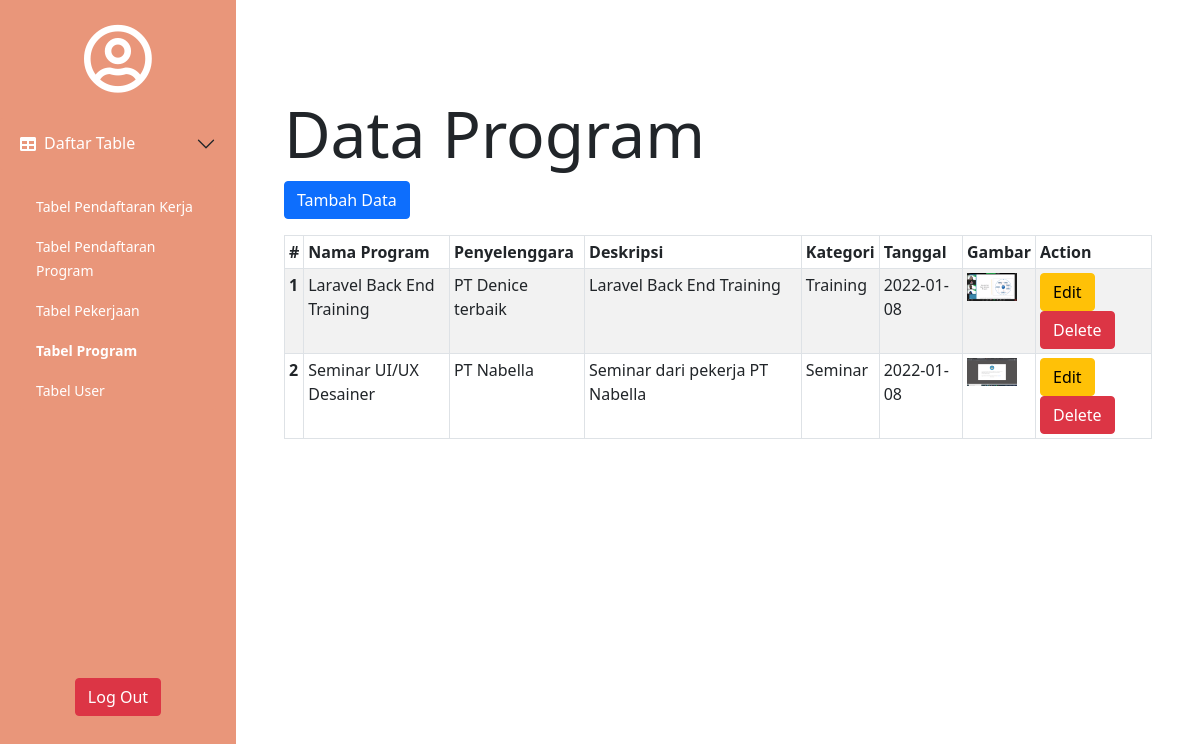
Screenshot of /admin/program.php with the database file from the repository.
### tables this page shows
CREATE TABLE `program` (
  `id` int(12) NOT NULL,
  `nama` varchar(255) DEFAULT NULL,
  `penyelenggara` varchar(255) DEFAULT NULL,
  `deskripsi` text DEFAULT NULL,
  `kategori` varchar(255) DEFAULT NULL,
  `tanggal` date DEFAULT NULL,
  `harga` int(20) DEFAULT NULL,
  `gambar` varchar(255) DEFAULT NULL
);

### admin/program.php (the view, shortened to what this page needs)
<?php
include 'admin_config.php';
$i = 1;
$sql = "SELECT * FROM program";
$select = mysqli_query($conn,$sql);
?>
<!doctype html>
	<html lang="en">
	<head>
		<link href="https://cdn.jsdelivr.net/npm/bootstrap@5.0.2/dist/css/bootstrap.min.css" rel="stylesheet">
		<link rel="stylesheet" href="https://use.fontawesome.com/releases/v5.7.0/css/all.css">
	</head>
	<body>
		<div class="d-flex">
			<div id="sidebar">
				<div class="text-center p-4">
					<i class="far fa-user-circle" style="font-size: 70px;"></i>
				</div>
				<div style="min-height: 70vh;">
					<div class="accordion-item" style="background-color: darksalmon; border: 0;">
						<h2 class="accordion-header" id="headingTwo">
							<button class="accordion-button collapsed" type="button" data-bs-toggle="collapse" data-bs-target="#collapseTwo" aria-expanded="false" aria-controls="collapseTwo" style="background-color: darksalmon; color:white;">
								<i class="fas fa-table pe-2"></i> Daftar Table
							</button>
						</h2>
						<div id="collapseTwo" class="accordion-collapse collapse show" aria-labelledby="headingTwo" data-bs-parent="#accordionExample">
							<div class="accordion-body" >
								<ul class="list-group">
									<li class="list-group-item"><a href="home.php" class="tabel">Tabel Pendaftaran Kerja</a></li>
									<li class="list-group-item"><a href="daftar_program.php" class="tabel">Tabel Pendaftaran Program</a></li>
									<li class="list-group-item"><a href="pekerjaan.php" class="tabel">Tabel Pekerjaan</a></li>
									<li class="list-group-item"><a href="program.php" class="tabel fw-bold">Tabel Program</a></li>
									<li class="list-group-item"><a href="user.php" class="tabel">Tabel User</a></li>
								</ul>
							</div>
						</div>
					</div>
				</div>
				<div class="text-center">
					<a href="../config.php?logout=yes" class="btn btn-danger">Log Out</a>
				</div>
			</div>
			<div class="container p-5 mt-5">
				<h1 class="display-3">Data Program</h1>
				<a href="tambah.php?kategori=program" class="btn btn-primary mb-3">Tambah Data</a>
				<table id="dtBasicExample" class="table table-striped table-bordered table-sm" cellspacing="0" width="100%">
					<thead>
						<tr>
							<th scope="col">#</th>
							<th scope="col">Nama Program</th>
							<th scope="col">Penyelenggara</th>
							<th class="col-md-3">Deskripsi</th>
							<th scope="col">Kategori</th>
							<th scope="col">Tanggal</th>
							<th scope="col">Gambar</th>
							<th scope="col">Action</th>
						</tr>
					</thead>
					<tbody>
						<?php foreach ($select as $key): ?>
							<tr>
								<th scope="row"><?=$i++?></th>
								<td><?=$key['nama']?></td>
								<td><?=$key['penyelenggara']?></td>
								<td><?=$key['deskripsi']?></td>
								<td><?=$key['kategori']?></td>
								<td><?=$key['tanggal']?></td>
								<td><img src="../img/foto-program/<?=$key['gambar']?>" style="max-width: 50px;"></td>
								<td>
									<a class="btn btn-warning" href="update.php?kategori=program&id=<?=$key['id']?>">Edit</a>
									<a class="btn btn-danger" href="admin_config.php?delete=program&id=<?=$key['id']?>">Delete</a>
								</td>
							</tr>
						<?php endforeach ?>
					</tbody>
				</table>
			</div>
		</div>
	</body>
	</html>

### admin/program.php (style rules this page uses)
div#sidebar { min-height: 100vh; width: 300px; background-color: darksalmon; color: #fff; }
.list-group-item { background-color: darksalmon; border: 0; color: #fff; }
.tabel { text-decoration: none; color: #fff; font-size: 14px; }

### rows the page displays
program: nama "Laravel Back End Training", penyelenggara "PT Denice terbaik", deskripsi "Laravel Back End Training", kategori "Training", tanggal "2022-01-08", gambar (picture)
program: nama "Seminar UI/UX Desainer", penyelenggara "PT Nabella", deskripsi "Seminar dari pekerja PT Nabella", kategori "Seminar", tanggal "2022-01-08", gambar (picture)
